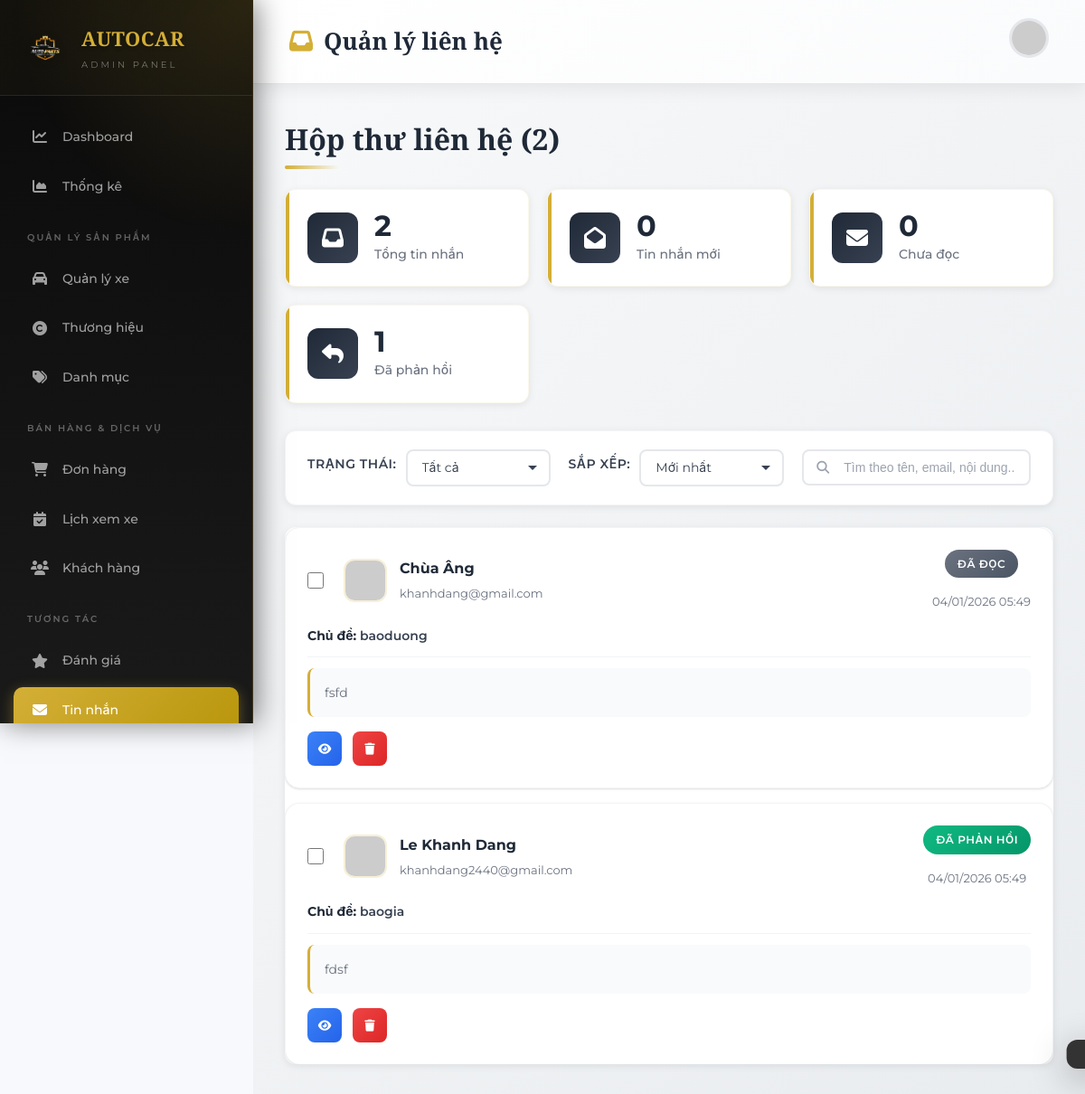
/admin/contacts (signed in), run on an earlier commit of the app's database.
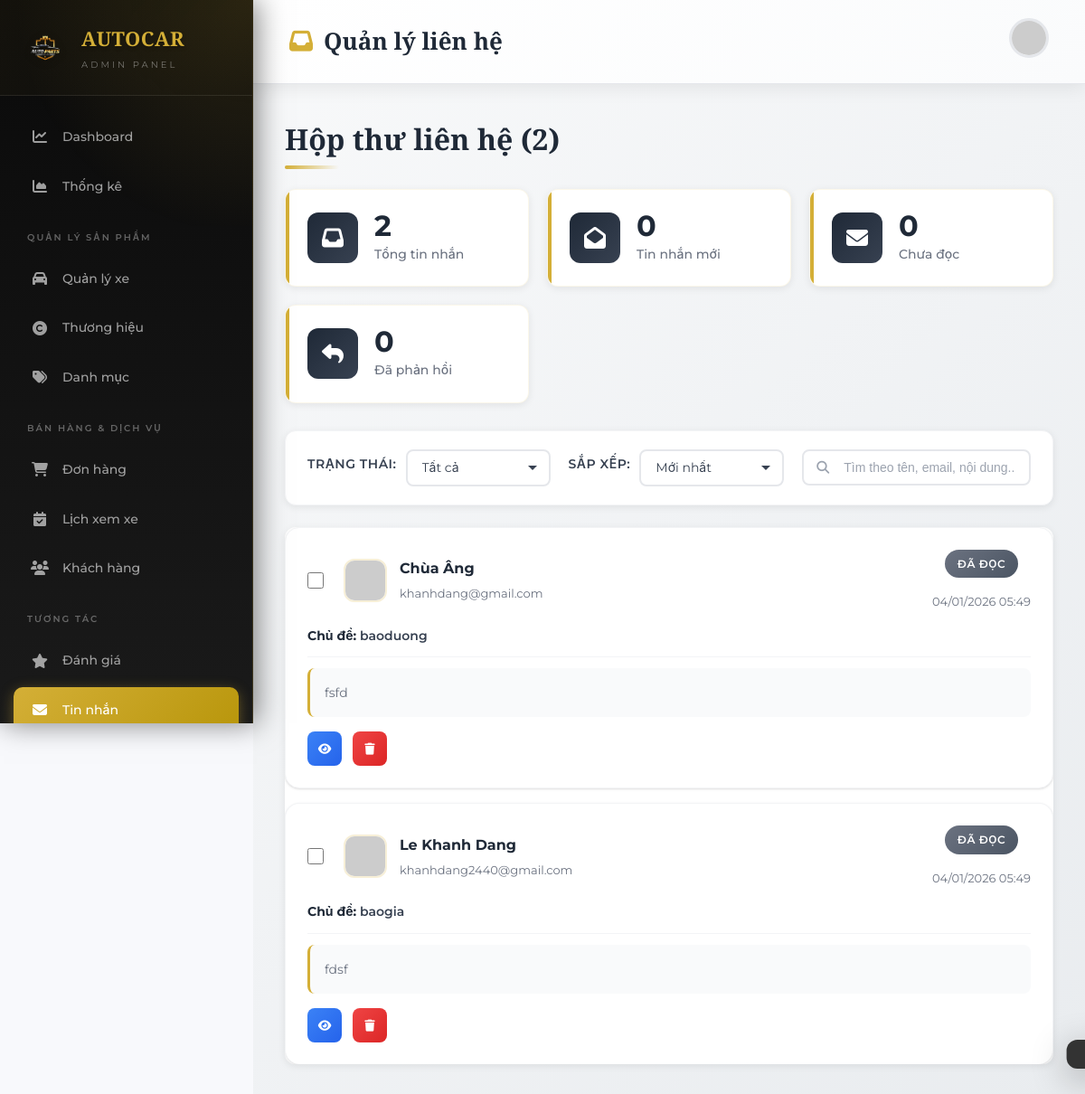
And on a later commit of the database.
### tables this page shows
CREATE TABLE `contacts` (
  `id` int(11) NOT NULL,
  `name` varchar(100) NOT NULL,
  `email` varchar(150) NOT NULL,
  `phone` varchar(20) DEFAULT NULL,
  `subject` varchar(255) DEFAULT NULL,
  `message` text NOT NULL,
  `status` enum('new','processed','unread','read','replied') DEFAULT 'new',
  `created_at` timestamp NOT NULL DEFAULT current_timestamp()
);

### app/controllers/ContactController.php (called while the page is built, shortened)
<?php
require_once __DIR__ . '/../models/ContactModel.php';
class ContactController
{
    public function adminList()
    {
        require VIEW_PATH . '/admin/contacts/list.php';
    }
}

### config/database.php (called while the page is built, shortened)
<?php
class Database
{
    private static $instance = null;
    private $conn;
    private function __construct()
    {
        $config = require __DIR__ . '/config.php';
        $db = $config['db'];
        try {
            $dsn = "mysql:host={$db['host']};dbname={$db['dbname']};charset={$db['charset']}";
            $this->conn = new PDO($dsn, $db['username'], $db['password']);
            $this->conn->setAttribute(PDO::ATTR_ERRMODE, PDO::ERRMODE_EXCEPTION);
            $this->conn->setAttribute(PDO::ATTR_DEFAULT_FETCH_MODE, PDO::FETCH_ASSOC);
        } catch (PDOException $e) {
            die("Lỗi kết nối CSDL: " . $e->getMessage());
        }
    }
    public static function getInstance()
    {
        if (self::$instance === null) {
            self::$instance = new Database();
        }
        return self::$instance;
    }
    public function getConnection()
    {
        $this->ping();
        return $this->conn;
    }
    private function ping()
    {
        try {
            $this->conn->query('SELECT 1');
        } catch (PDOException $e) {
            $this->reconnect();
        }
    }
}

### config/config.php (called while the page is built, shortened)
<?php
return [
    'db' => [
        'host'     => 'localhost',
        'dbname'   => 'banxeoto',
        'username' => 'root',
        'password' => '',
        'charset'  => 'utf8mb4'
    ]
];

### app/models/BaseModel.php (called while the page is built, shortened)
<?php
require_once __DIR__ . '/../../config/database.php';
class BaseModel
{
    public function __construct()
    {
        $this->db = Database::getInstance()->getConnection();
    }
}

### app/models/ContactModel.php (called while the page is built, shortened)
<?php
require_once __DIR__ . '/BaseModel.php';
class ContactModel extends BaseModel
{
    protected $table = 'contacts';
    public function getAllContacts()
    {
        $stmt = $this->db->prepare("SELECT * FROM {$this->table} ORDER BY created_at DESC");
        $stmt->execute();
        return $stmt->fetchAll();
    }
}

### app/views/admin/contacts/list.php (the view, shortened to what this page needs)
<?php
require_once __DIR__ . '/../../../models/ContactModel.php';
$contactModel = new ContactModel();
$contacts = $contactModel->getAllContacts();
$totalContacts = count($contacts);
$newCount = count(array_filter($contacts, fn($c) => ($c['status'] ?? 'new') === 'new'));
$unreadCount = count(array_filter($contacts, fn($c) => ($c['status'] ?? 'unread') === 'unread'));
$repliedCount = count(array_filter($contacts, fn($c) => isset($c['status']) && $c['status'] === 'replied'));
?>
<!DOCTYPE html>
<html lang="vi">
<head>
    <link rel="stylesheet" href="https://cdnjs.cloudflare.com/ajax/libs/font-awesome/6.4.0/css/all.min.css">
    <link rel="stylesheet" href="<?= BASE_URL ?>/assets/css/admin-common.css">
    <link rel="stylesheet" href="<?= BASE_URL ?>/assets/css/admin-contacts.css">
    <link rel="stylesheet" href="<?= BASE_URL ?>/assets/css/admin-modal.css">
</head>
<body>
    <?php $activePage = 'contacts';
    include __DIR__ . '/../layouts/sidebar.php'; ?>
    <main class="admin-main">
        <header class="admin-header">
            <h1><i class="fas fa-inbox" style="color: #D4AF37; margin-right: 12px;"></i>Quản lý liên hệ</h1>
            <div class="header-profile">
                <img src="https://ui-avatars.com/api/?name=Admin&background=D4AF37&color=fff" alt="Admin">
            </div>
        </header>
        <div class="admin-content">
            <div class="page-header">
                <h2>Hộp thư liên hệ (<?= $totalContacts ?>)</h2>
            </div>
            <div class="stats-row">
                <div class="stat-card">
                    <div class="stat-icon blue"><i class="fas fa-inbox"></i></div>
                    <div class="stat-info">
                        <h3><?= $totalContacts ?></h3>
                        <p>Tổng tin nhắn</p>
                    </div>
                </div>
                <div class="stat-card">
                    <div class="stat-icon orange"><i class="fas fa-envelope-open"></i></div>
                    <div class="stat-info">
                        <h3><?= $newCount ?></h3>
                        <p>Tin nhắn mới</p>
                    </div>
                </div>
                <div class="stat-card">
                    <div class="stat-icon red"><i class="fas fa-envelope"></i></div>
                    <div class="stat-info">
                        <h3><?= $unreadCount ?></h3>
                        <p>Chưa đọc</p>
                    </div>
                </div>
                <div class="stat-card">
                    <div class="stat-icon green"><i class="fas fa-reply"></i></div>
                    <div class="stat-info">
                        <h3><?= $repliedCount ?></h3>
                        <p>Đã phản hồi</p>
                    </div>
                </div>
            </div>
            <div class="filters-bar">
                <div class="filter-group">
                    <label>Trạng thái:</label>
                    <select id="filterStatus">
                        <option value="">Tất cả</option>
                    </select>
                </div>
                <div class="filter-group">
                    <label>Sắp xếp:</label>
                    <select id="sortBy">
                        <option value="newest">Mới nhất</option>
                    </select>
                </div>
                <div class="filter-search">
                    <input type="text" id="searchContact" placeholder="Tìm theo tên, email, nội dung...">
                </div>
            </div>
            <?php if ($totalContacts === 0): ?>
                <div class="empty-state">
                    <div class="empty-icon">
                        <i class="fas fa-envelope-open"></i>
                    </div>
                    <h3>Chưa có tin nhắn nào</h3>
                    <p>Tin nhắn từ khách hàng sẽ xuất hiện ở đây khi họ gửi liên hệ qua form trên website.</p>
                </div>
            <?php else: ?>
                <div class="contacts-list">
                    <?php foreach ($contacts as $contact): ?>
                        <div class="contact-card <?= $contact['status'] ?? 'unread' ?>" data-status="<?= $contact['status'] ?? 'unread' ?>" data-date="<?= strtotime($contact['created_at']) ?>" data-name="<?= htmlspecialchars($contact['name']) ?>">
                            <div class="contact-header">
                                <div class="contact-sender">
                                    <input type="checkbox" class="contact-checkbox" value="<?= $contact['id'] ?>" onchange="updateBulkActions()">
                                    <img src="https://ui-avatars.com/api/?name=<?= urlencode($contact['name']) ?>&background=D4AF37&color=fff" alt="">
                                    <div class="contact-sender-info">
                                        <h4><?= htmlspecialchars($contact['name']) ?></h4>
                                        <p><?= htmlspecialchars($contact['email']) ?></p>
                                    </div>
                                </div>
                                <div class="contact-meta">
                                    <span class="contact-status <?= $contact['status'] ?? 'unread' ?>">
                                        <?php
                                        switch ($contact['status'] ?? 'unread') {
                                            case 'read':
                                                echo 'Đã đọc';
                                                break;
                                            case 'replied':
                                                echo 'Đã phản hồi';
                                                break;
                                        }
                                        ?>
                                    </span>
                                    <span class="contact-date"><?= date('d/m/Y H:i', strtotime($contact['created_at'])) ?></span>
                                </div>
                            </div>
                            <div class="contact-subject">
                                <strong>Chủ đề:</strong> <?= htmlspecialchars($contact['subject'] ?? 'Không có tiêu đề') ?>
                            </div>
                            <div class="contact-message">
                                <?= nl2br(htmlspecialchars($contact['message'])) ?>
                            </div>
                            <div class="contact-actions">
                                <button class="action-btn view"
                                    data-id="<?= $contact['id'] ?>"
                                    data-name="<?= htmlspecialchars($contact['name']) ?>"
                                    data-email="<?= htmlspecialchars($contact['email']) ?>"
                                    data-phone="<?= htmlspecialchars($contact['phone'] ?? '') ?>"
                                    data-subject="<?= htmlspecialchars($contact['subject'] ?? 'Không có tiêu đề') ?>"
                                    data-message="<?= htmlspecialchars($contact['message']) ?>"
                                    data-status="<?= $contact['status'] ?? 'unread' ?>"
                                    data-date="<?= date('d/m/Y H:i', strtotime($contact['created_at'])) ?>"
                                    onclick="viewContactData(this)"
                                    title="Xem chi tiết">
                                    <i class="fas fa-eye"></i>
                                </button>
                                <button class="action-btn delete"
                                    data-id="<?= $contact['id'] ?>"
                                    data-name="<?= htmlspecialchars($contact['name']) ?>"
                                    onclick="confirmDeleteData(this)"
                                    title="Xóa">
                                    <i class="fas fa-trash"></i>
                                </button>
                            </div>
                        </div>
                    <?php endforeach; ?>
                </div>
            <?php endif; ?>
        </div>
    </main>
    <div class="toast" id="toast"></div>
</body>
</html>

### index.php (shortened to what this page needs)
<?php
require_once BASE_PATH . '/config/config.php';
require_once BASE_PATH . '/config/database.php';
$request = $_SERVER['REQUEST_URI'];
$basePath = '';
$request = str_replace($basePath, '', $request);
$request = strtok($request, '?');
switch ($request) {
    case '/admin/contacts':
        require_once APP_PATH . '/controllers/ContactController.php';
        $controller = new ContactController();
        $controller->adminList();
        break;
}

### app/views/admin/layouts/sidebar.php (shortened to what this page needs)
<aside class="admin-sidebar">
    <a href="<?= BASE_URL ?>/admin" class="sidebar-logo">
        <img src="<?= BASE_URL ?>/assets/images/logo.png" alt="Logo">
        <div class="sidebar-logo-text">
            <span class="brand">AUTOCAR</span>
            <span class="role">Admin Panel</span>
        </div>
    </a>
    <ul class="sidebar-menu">
        <li><a href="<?= BASE_URL ?>/admin" class="<?= ($activePage ?? '') === 'dashboard' ? 'active' : '' ?>"><i class="fas fa-chart-line"></i> Dashboard</a></li>
        <li><a href="<?= BASE_URL ?>/admin/statistics" class="<?= ($activePage ?? '') === 'statistics' ? 'active' : '' ?>"><i class="fas fa-chart-area"></i> Thống kê</a></li>
        <li class="sidebar-menu-title">Quản lý sản phẩm</li>
        <li><a href="<?= BASE_URL ?>/admin/cars" class="<?= ($activePage ?? '') === 'cars' ? 'active' : '' ?>"><i class="fas fa-car"></i> Quản lý xe</a></li>
        <li><a href="<?= BASE_URL ?>/admin/brands" class="<?= ($activePage ?? '') === 'brands' ? 'active' : '' ?>"><i class="fas fa-copyright"></i> Thương hiệu</a></li>
        <li><a href="<?= BASE_URL ?>/admin/categories" class="<?= ($activePage ?? '') === 'categories' ? 'active' : '' ?>"><i class="fas fa-tags"></i> Danh mục</a></li>
        <li class="sidebar-menu-title">Bán hàng & Dịch vụ</li>
        <li><a href="<?= BASE_URL ?>/admin/orders" class="<?= ($activePage ?? '') === 'orders' ? 'active' : '' ?>"><i class="fas fa-shopping-cart"></i> Đơn hàng</a></li>
        <li><a href="<?= BASE_URL ?>/admin/appointments" class="<?= ($activePage ?? '') === 'appointments' ? 'active' : '' ?>"><i class="fas fa-calendar-check"></i> Lịch xem xe</a></li>
        <li><a href="<?= BASE_URL ?>/admin/users" class="<?= ($activePage ?? '') === 'users' ? 'active' : '' ?>"><i class="fas fa-users"></i> Khách hàng</a></li>
        <li class="sidebar-menu-title">Tương tác</li>
        <li><a href="<?= BASE_URL ?>/admin/reviews" class="<?= ($activePage ?? '') === 'reviews' ? 'active' : '' ?>"><i class="fas fa-star"></i> Đánh giá</a></li>
        <li><a href="<?= BASE_URL ?>/admin/contacts" class="<?= ($activePage ?? '') === 'contacts' ? 'active' : '' ?>"><i class="fas fa-envelope"></i> Tin nhắn</a></li>
    </ul>
</aside>

### assets/css/admin-contacts.css (style rules this page uses)
.contact-sender { display: flex; align-items: center; gap: 12px; }
.contact-subject { font-weight: 600; color: var(--gray-800); margin-bottom: 4px; }
.contact-status { padding: 6px 14px; border-radius: 20px; font-size: 11px; font-weight: 700; text-transform: uppercase; letter-spacing: 0.5px; display: inline-block; }
.contact-status.read { background: var(--gray-100); color: var(--gray-500); }
.contact-actions { display: flex; gap: 8px; }
.contacts-list { display: flex; flex-direction: column; gap: 16px; }
.contact-card { background: #fff; border-radius: var(--radius-lg); padding: 24px; box-shadow: var(--shadow); border: 1px solid var(--gray-100); transition: all 0.3s ease; }
.contact-header { display: flex; justify-content: space-between; align-items: flex-start; margin-bottom: 16px; }
.contact-sender { display: flex; align-items: center; gap: 14px; }
.contact-sender img { width: 50px; height: 50px; border-radius: 50%; object-fit: cover; }
.contact-sender-info h4 { font-size: 16px; font-weight: 600; color: var(--gray-800); margin: 0 0 4px 0; }
.contact-sender-info p { font-size: 13px; color: var(--gray-500); margin: 0; }
.contact-meta { display: flex; flex-direction: column; align-items: flex-end; gap: 8px; }
.contact-date { font-size: 12px; color: var(--gray-400); }
.contact-subject { font-size: 14px; color: var(--gray-600); margin-bottom: 12px; padding-bottom: 12px; border-bottom: 1px solid var(--gray-100); }
.contact-message { font-size: 14px; color: var(--gray-700); line-height: 1.7; margin-bottom: 20px; }
.contact-card .contact-actions { display: flex; gap: 12px; flex-wrap: wrap; }
.contact-checkbox { width: 18px; height: 18px; cursor: pointer; margin-right: 8px; accent-color: var(--primary); }
.stats-row { display: grid; grid-template-columns: repeat(4, 1fr); gap: 20px; margin-bottom: 30px; }
@media (max-width: 1200px) { .stats-row { grid-template-columns: repeat(2, 1fr); } }
.stat-icon.orange { background: linear-gradient(135deg, rgba(249, 115, 22, 0.15) 0%, rgba(249, 115, 22, 0.25) 100%); color: #f97316; }
.filter-group { display: flex; align-items: center; gap: 10px; }
.filter-group label { font-weight: 600; color: var(--gray-700); white-space: nowrap; }
.filter-group select { min-width: 180px; }
.contact-status.replied { background: rgba(16, 185, 129, 0.15); color: var(--success); }

### assets/css/admin-modal.css (style rules this page uses)
.toast { position: fixed; bottom: 30px; right: 30px; padding: 16px 24px; background: #333; color: #fff; border-radius: 12px; box-shadow: 0 10px 40px rgba(0, 0, 0, 0.3); display: flex; align-items: center; gap: 12px; z-index: 99999; transform: translateX(120%); transition: transform 0.4s cubic-bezier(0.4, 0, 0.2, 1); }

What changed in the data, as far as the page shows it:
changed contacts "Le Khanh Dang": status "ĐÃ PHẢN HỒI" → "ĐÃ ĐỌC"
Also different on the page:
$repliedCount: "1" → "0"
